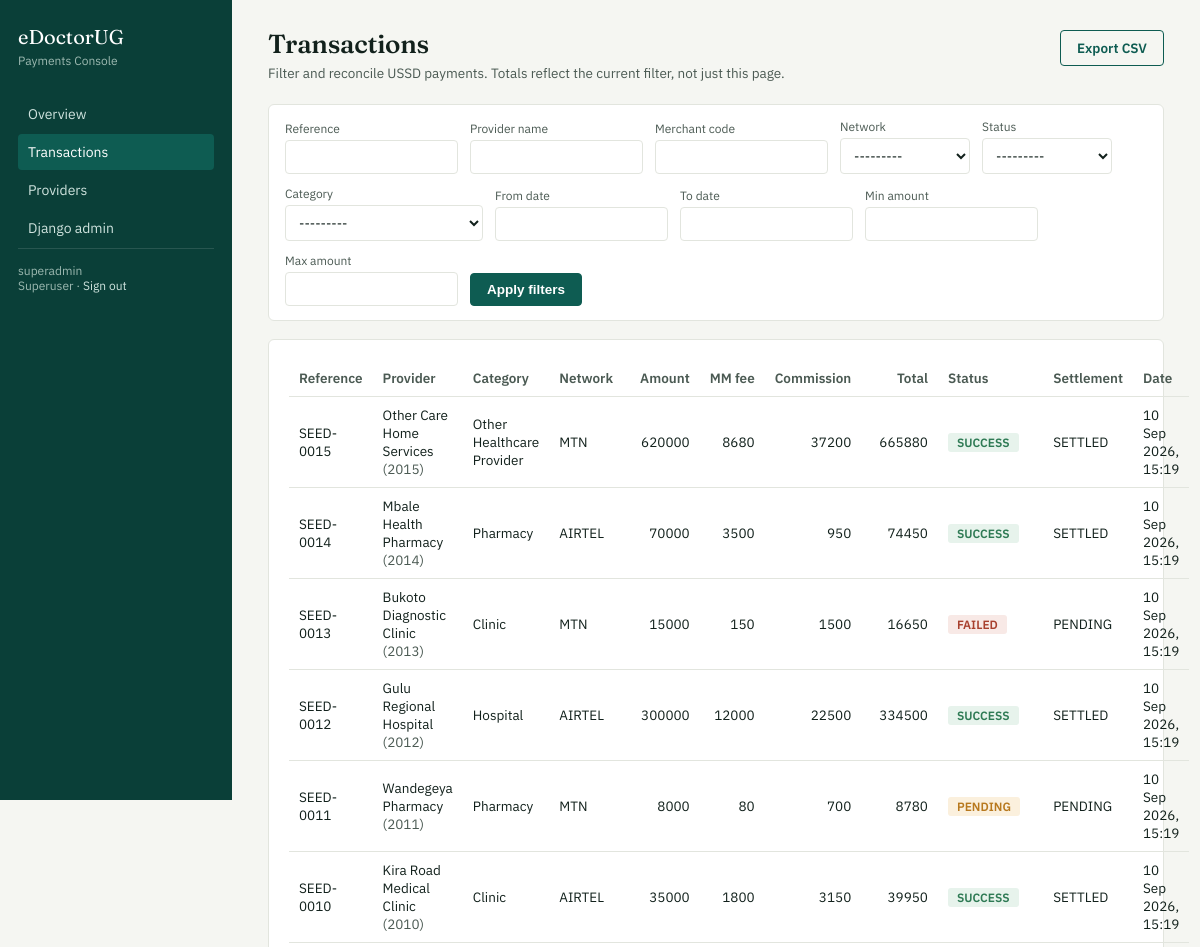
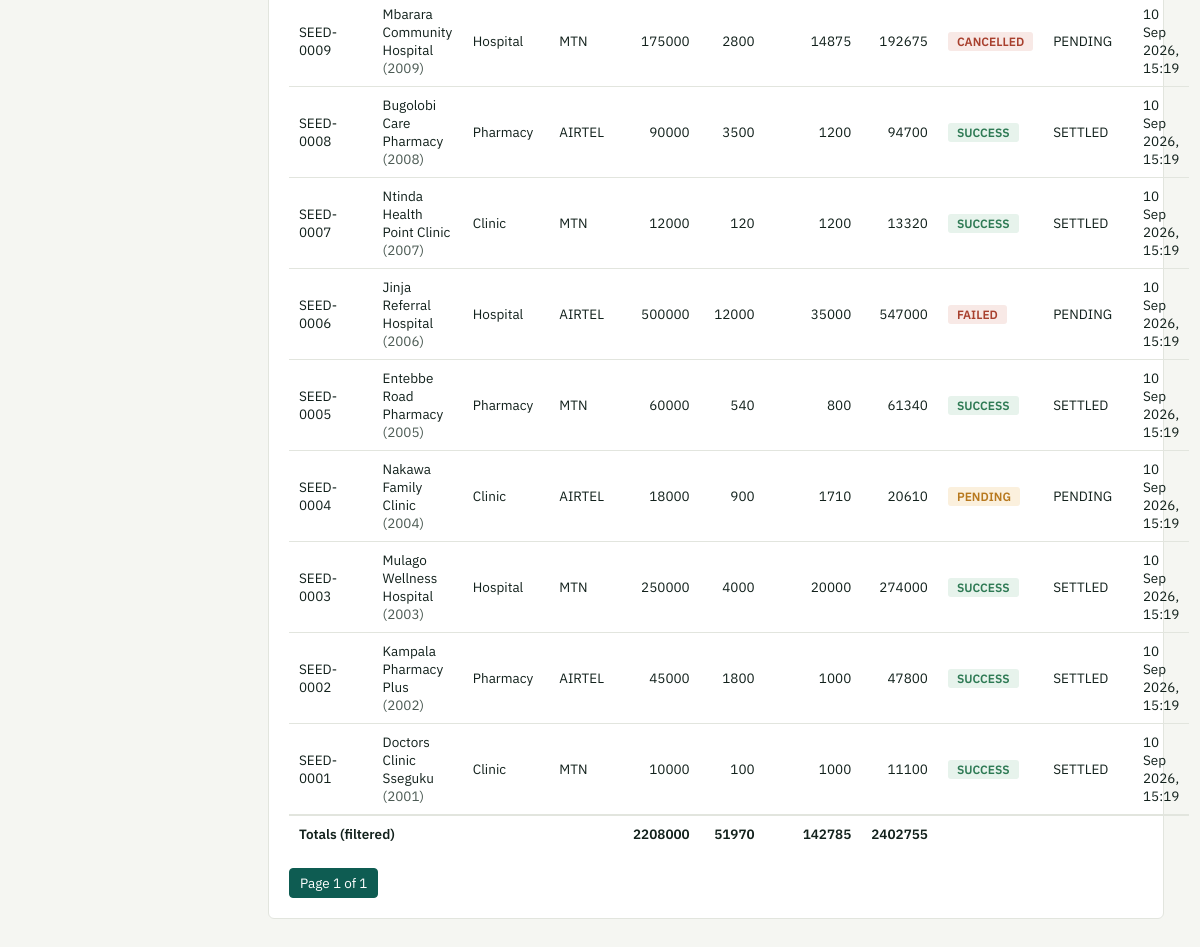
The page /api/ussd/transactions/ (signed in) on the database its author committed (2 pictures, top to bottom).
### dashboard/models.py (models this page shows, shortened)
class Transaction(models.Model):
    reference_id = models.UUIDField(
        default=uuid.uuid4,
        editable=False,
        unique=True
    )
    payment_external_reference = models.CharField(
        max_length=64,
        unique=True
    )
    provider = models.ForeignKey(
        Provider,
        on_delete=models.PROTECT,
        related_name="transactions"
    )
    msisdn = models.CharField(max_length=15)
    network = models.CharField(
        max_length=10,
        choices=Network.choices
    )
    amount = models.DecimalField(
        max_digits=12,
        decimal_places=2,
        validators=[
            MinValueValidator(Decimal("1"))
        ],
        help_text=(
            "Medicine/item amount entered by customer, "
            "before fees."
        )
    )
    mm_fee = models.DecimalField(
        max_digits=10,
        decimal_places=2,
        default=Decimal("0.00")
    )
    edoctor_commission = models.DecimalField(
        max_digits=10,
        decimal_places=2,
        default=Decimal("0.00")
    )
    total_payable = models.DecimalField(
        max_digits=12,
        decimal_places=2
    )
    currency = models.CharField(
        max_length=3,
        default="UGX"
    )
    status = models.CharField(
        max_length=10,
        choices=TransactionStatus.choices,
        default=TransactionStatus.PENDING
    )
    payment_confirmation_reference = models.CharField(
        max_length=64,
        blank=True,
        null=True
    )
    settlement_status = models.CharField(
        max_length=15,
        choices=SettlementStatus.choices,
        default=SettlementStatus.PENDING
    )
    raw_callout_request = JSONTextField(
        blank=True,
        null=True,
        help_text="Raw mobile-money callout request stored as JSON text."
    )
    raw_ipn_payload = JSONTextField(
        blank=True,
        null=True,
        help_text="Raw IPN payload stored as JSON text."
    )
    created_at = models.DateTimeField(
        auto_now_add=True
    )
    updated_at = models.DateTimeField(
        auto_now=True
    )
    class Meta:
        ordering = ["-created_at"]
        indexes = [
            models.Index(fields=["status"]),
            models.Index(fields=["network"]),
            models.Index(fields=["created_at"]),
        ]

class Provider(models.Model):
    merchant_code = models.CharField(
        max_length=20,
        unique=True,
        db_index=True
    )
    name = models.CharField(max_length=255)
    category = models.CharField(
        max_length=20,
        choices=ProviderCategory.choices
    )
    mobile_number = models.CharField(
        max_length=15,
        help_text="Registered mobile-money number, e.g. 256772123456"
    )
    network = models.CharField(
        max_length=10,
        choices=Network.choices
    )
    merchant_type = models.CharField(
        max_length=15,
        choices=MerchantType.choices,
        default=MerchantType.INDIVIDUAL,
        help_text="Only relevant for MTN fee-band lookup."
    )
    commission_type = models.CharField(
        max_length=10,
        choices=CommissionType.choices,
        default=CommissionType.PERCENT
    )
    commission_value = models.DecimalField(
        max_digits=10,
        decimal_places=2,
        default=Decimal("0.00"),
        help_text=(
            "eDoctorUG's own commission: either UGX flat amount "
            "or percent, per commission_type."
        )
    )
    is_active = models.BooleanField(default=True)
    managed_by = models.ForeignKey(
        settings.AUTH_USER_MODEL,
        null=True,
        blank=True,
        on_delete=models.SET_NULL,
        related_name="providers",
        help_text=(
            "Admin user who manages this provider in the dashboard "
            "(for scoping non-superuser access)."
        )
    )
    created_at = models.DateTimeField(auto_now_add=True)
    updated_at = models.DateTimeField(auto_now=True)
    class Meta:
        ordering = ["name"]

### dashboard/views.py (the view)
class TransactionListView(StaffRequiredMixin, RoleScopedQuerysetMixin, ListView):
    template_name = "dashboard/transaction_list.html"
    context_object_name = "transactions"
    paginate_by = 25
    def get_queryset(self):
        qs = self.scoped_transactions().order_by("-created_at")
        self.filterset = TransactionFilter(self.request.GET, queryset=qs)
        return self.filterset.qs
    def get_context_data(self, **kwargs):
        ctx = super().get_context_data(**kwargs)
        ctx["filter"] = self.filterset
        totals = self.filterset.qs.aggregate(
            total_amount=Sum("amount"), total_fees=Sum("mm_fee"), total_commission=Sum("edoctor_commission"),
            total_payable=Sum("total_payable"),
        )
        ctx["totals"] = totals
        return ctx

### dashboard/models.py (called while the page is built)
    def from_db_value(self, value, expression, connection):
        if value is None or value == "":
            return None
        if isinstance(value, (dict, list)):
            return value
        try:
            return json.loads(value)
        except (TypeError, ValueError, json.JSONDecodeError):
            return value

### dashboard/views.py (called while the page is built)
    def test_func(self):
        user = self.request.user
        return user.is_superuser or user.groups.filter(name="Admin").exists()

    def scoped_transactions(self):
        user = self.request.user
        if user.is_superuser:
            return Transaction.objects.select_related("provider")
        return Transaction.objects.select_related("provider").filter(provider__managed_by=user)

### dashboard/templates/dashboard/transaction_list.html (shortened to what this page needs)
{% extends "dashboard/base.html" %}
{% block content %}
<div class="page-head">
  <div>
    <h1>Transactions</h1>
    <p>Filter and reconcile USSD payments. Totals reflect the current filter, not just this page.</p>
  </div>
  <a href="{% url 'dashboard:transactions-export' %}?{{ request.GET.urlencode }}" class="btn secondary">Export CSV</a>
</div>
<form class="filter-bar" method="get">
  <div class="field">
    <label for="id_reference">Reference</label>
    {{ filter.form.reference }}
  </div>
  <div class="field">
    <label for="id_provider">Provider name</label>
    {{ filter.form.provider }}
  </div>
  <div class="field">
    <label for="id_merchant_code">Merchant code</label>
    {{ filter.form.merchant_code }}
  </div>
  <div class="field">
    <label for="id_network">Network</label>
    {{ filter.form.network }}
  </div>
  <div class="field">
    <label for="id_status">Status</label>
    {{ filter.form.status }}
  </div>
  <div class="field">
    <label for="id_category">Category</label>
    {{ filter.form.category }}
  </div>
  <div class="field">
    <label for="id_date_from">From date</label>
    {{ filter.form.date_from }}
  </div>
  <div class="field">
    <label for="id_date_to">To date</label>
    {{ filter.form.date_to }}
  </div>
  <div class="field">
    <label for="id_min_amount">Min amount</label>
    {{ filter.form.min_amount }}
  </div>
  <div class="field">
    <label for="id_max_amount">Max amount</label>
    {{ filter.form.max_amount }}
  </div>
  <div class="field">
    <button class="btn" type="submit">Apply filters</button>
  </div>
</form>
<div class="panel">
  {% if transactions %}
  <table class="data">
    <thead>
      <tr>
        <th>Reference</th><th>Provider</th><th>Category</th><th>Network</th>
        <th class="num">Amount</th><th class="num">MM fee</th><th class="num">Commission</th>
        <th class="num">Total</th><th>Status</th><th>Settlement</th><th>Date</th>
      </tr>
    </thead>
    <tbody>
      {% for t in transactions %}
      <tr>
        <td>{{ t.payment_external_reference }}</td>
        <td>{{ t.provider.name }} <span style="color:var(--ink-soft);">({{ t.provider.merchant_code }})</span></td>
        <td>{{ t.provider.get_category_display }}</td>
        <td>{{ t.network }}</td>
        <td class="num">{{ t.amount|floatformat:0 }}</td>
        <td class="num">{{ t.mm_fee|floatformat:0 }}</td>
        <td class="num">{{ t.edoctor_commission|floatformat:0 }}</td>
        <td class="num">{{ t.total_payable|floatformat:0 }}</td>
        <td><span class="status-badge status-{{ t.status }}">{{ t.status }}</span></td>
        <td>{{ t.settlement_status }}</td>
        <td>{{ t.created_at|date:"d M Y, H:i" }}</td>
      </tr>
      {% endfor %}
    </tbody>
    <tfoot>
      <tr>
        <td colspan="4">Totals (filtered)</td>
        <td class="num">{{ totals.total_amount|default:0|floatformat:0 }}</td>
        <td class="num">{{ totals.total_fees|default:0|floatformat:0 }}</td>
        <td class="num">{{ totals.total_commission|default:0|floatformat:0 }}</td>
        <td class="num">{{ totals.total_payable|default:0|floatformat:0 }}</td>
        <td colspan="3"></td>
      </tr>
    </tfoot>
  </table>
  <div class="pagination">
    <span class="current">Page {{ page_obj.number }} of {{ page_obj.paginator.num_pages }}</span>
  </div>
  {% else %}
    <div class="empty-state">No transactions match these filters.</div>
  {% endif %}
</div>
{% endblock %}

### dashboard/templates/dashboard/base.html (shortened to what this page needs)
{% load static %}
<!DOCTYPE html>
<html lang="en">
<head>
  <link rel="stylesheet" href="{% static 'dashboard/css/style.css' %}">
</head>
<body>
  <div class="shell">
    <aside class="sidebar">
      <div class="brand">eDoctorUG</div>
      <div class="brand-sub">Payments Console</div>
      <nav>
        <a href="{% url 'dashboard:home' %}" class="{% if request.resolver_match.url_name == 'home' %}active{% endif %}">Overview</a>
        <a href="{% url 'dashboard:transactions' %}" class="{% if request.resolver_match.url_name == 'transactions' %}active{% endif %}">Transactions</a>
        <a href="{% url 'dashboard:providers' %}" class="{% if 'provider' in request.resolver_match.url_name %}active{% endif %}">Providers</a>
        {% if request.user.is_superuser %}
        <a href="/admin/">Django admin</a>
        {% endif %}
      </nav>
      <div class="role-pill">
        {{ request.user.get_username }}<br>
        {% if request.user.is_superuser %}Superuser{% else %}Admin{% endif %}
        &middot; <a href="{% url 'dashboard:logout' %}" style="color:#cfe3de;">Sign out</a>
      </div>
    </aside>
    <main class="main">
      {% block content %}{% endblock %}
    </main>
  </div>
</body>
</html>

### dashboard/static/dashboard/css/style.css (style rules this page uses)
:root { --bg: #f5f6f2; --surface: #ffffff; --ink: #12211c; --ink-soft: #4b5a53; --primary: #0e5c52; --primary-dark: #0a3f38; --amber: #b8791e; --amber-bg: #fbf0dd; --success: #2e7a54; --success-bg: #e7f3ec; --danger: #a8402e; --danger-bg: #f8e9e6; --border: #e2e5de; --sidebar-width: 232px; }
* { box-sizing: border-box; }
body { background: var(--bg); color: var(--ink); font-family: "IBM Plex Sans", -apple-system, BlinkMacSystemFont, sans-serif; font-size: 14.5px; margin: 0; }
h1, h2, h3, .display-font { font-family: "Fraunces", Georgia, serif; font-weight: 560; letter-spacing: -0.01em; color: var(--ink); }
a { color: var(--primary); text-decoration: none; }
.num, table td.num, .kpi-value { font-variant-numeric: tabular-nums; }
.shell { display: flex; min-height: 100vh; }
.sidebar { width: var(--sidebar-width); flex-shrink: 0; background: var(--primary-dark); color: #dce9e5; padding: 24px 18px; position: sticky; top: 0; height: 100vh; overflow-y: auto; }
.sidebar .brand { font-family: "Fraunces", serif; font-size: 20px; color: #fff; margin-bottom: 4px; }
.sidebar .brand-sub { font-size: 12px; color: #9db9b1; margin-bottom: 28px; }
.sidebar nav a { display: block; color: #cfe3de; padding: 9px 10px; border-radius: 4px; margin-bottom: 2px; font-size: 14px; }
.sidebar nav a.active { background: var(--primary); color: #fff; }
.sidebar .role-pill { margin-top: auto; font-size: 12px; color: #9db9b1; border-top: 1px solid rgba(255,255,255,0.12); padding-top: 14px; }
.main { flex: 1; min-width: 0; padding: 28px 36px 60px; }
.page-head { display: flex; align-items: baseline; justify-content: space-between; margin-bottom: 22px; flex-wrap: wrap; gap: 10px; }
.page-head h1 { font-size: 26px; margin: 0; }
.page-head p { margin: 4px 0 0; color: var(--ink-soft); font-size: 13.5px; }
.panel { background: var(--surface); border: 1px solid var(--border); border-radius: 6px; padding: 20px; margin-bottom: 24px; }
table.data { width: 100%; border-collapse: collapse; font-size: 13.5px; }
table.data th { text-align: left; font-weight: 600; color: var(--ink-soft); border-bottom: 1px solid var(--border); padding: 9px 10px; white-space: nowrap; }
table.data td { padding: 9px 10px; border-bottom: 1px solid var(--border); vertical-align: middle; }
table.data td.num, table.data th.num { text-align: right; }
table.data tfoot td { font-weight: 600; border-top: 2px solid var(--border); border-bottom: none; }
.status-badge { display: inline-block; padding: 2px 9px; border-radius: 3px; font-size: 12px; font-weight: 600; }
.status-SUCCESS { background: var(--success-bg); color: var(--success); }
.status-PENDING { background: var(--amber-bg); color: var(--amber); }
.status-FAILED, .status-CANCELLED { background: var(--danger-bg); color: var(--danger); }
.filter-bar { background: var(--surface); border: 1px solid var(--border); border-radius: 6px; padding: 14px 16px; margin-bottom: 18px; display: flex; flex-wrap: wrap; gap: 12px; align-items: end; }
.field { display: flex; flex-direction: column; gap: 4px; }
.field label { font-size: 12px; color: var(--ink-soft); }
.field input, .field select { border: 1px solid var(--border); border-radius: 4px; padding: 7px 9px; font-size: 13.5px; font-family: inherit; min-width: 130px; background: #fff; color: var(--ink); }
.btn { display: inline-block; padding: 8px 16px; border-radius: 4px; border: 1px solid var(--primary); background: var(--primary); color: #fff; font-size: 13.5px; font-weight: 600; cursor: pointer; text-decoration: none; }
.btn.secondary { background: transparent; color: var(--primary); }
.pagination { display: flex; gap: 8px; margin-top: 16px; font-size: 13.5px; }
.pagination a, .pagination span { padding: 5px 10px; border: 1px solid var(--border); border-radius: 4px; }
.pagination .current { background: var(--primary); color: #fff; border-color: var(--primary); }

### rows shown on the page
Transaction: payment_external_reference "SEED-0015", provider.name "Other Care Home Services", provider.merchant_code "2015", provider.category "Other Healthcare Provider", network "MTN", amount "620000", mm_fee "8680", edoctor_commission "37200", total_payable "665880", status "SUCCESS", settlement_status "SETTLED", created_at "10 Sep 2026, 15:19"
Transaction: payment_external_reference "SEED-0014", provider.name "Mbale Health Pharmacy", provider.merchant_code "2014", provider.category "Pharmacy", network "AIRTEL", amount "70000", mm_fee "3500", edoctor_commission "950", total_payable "74450", status "SUCCESS", settlement_status "SETTLED", created_at "10 Sep 2026, 15:19"
Transaction: payment_external_reference "SEED-0013", provider.name "Bukoto Diagnostic Clinic", provider.merchant_code "2013", provider.category "Clinic", network "MTN", amount "15000", mm_fee "150", edoctor_commission "1500", total_payable "16650", status "FAILED", settlement_status "PENDING", created_at "10 Sep 2026, 15:19"
Transaction: payment_external_reference "SEED-0012", provider.name "Gulu Regional Hospital", provider.merchant_code "2012", provider.category "Hospital", network "AIRTEL", amount "300000", mm_fee "12000", edoctor_commission "22500", total_payable "334500", status "SUCCESS", settlement_status "SETTLED", created_at "10 Sep 2026, 15:19"
Transaction: payment_external_reference "SEED-0011", provider.name "Wandegeya Pharmacy", provider.merchant_code "2011", provider.category "Pharmacy", network "MTN", amount "8000", mm_fee "80", edoctor_commission "700", total_payable "8780", status "PENDING", settlement_status "PENDING", created_at "10 Sep 2026, 15:19"
Transaction: payment_external_reference "SEED-0010", provider.name "Kira Road Medical Clinic", provider.merchant_code "2010", provider.category "Clinic", network "AIRTEL", amount "35000", mm_fee "1800", edoctor_commission "3150", total_payable "39950", status "SUCCESS", settlement_status "SETTLED", created_at "10 Sep 2026, 15:19"
Transaction: payment_external_reference "SEED-0009", provider.name "Mbarara Community Hospital", provider.merchant_code "2009", provider.category "Hospital", network "MTN", amount "175000", mm_fee "2800", edoctor_commission "14875", total_payable "192675", status "CANCELLED", settlement_status "PENDING", created_at "10 Sep 2026, 15:19"
Transaction: payment_external_reference "SEED-0008", provider.name "Bugolobi Care Pharmacy", provider.merchant_code "2008", provider.category "Pharmacy", network "AIRTEL", amount "90000", mm_fee "3500", edoctor_commission "1200", total_payable "94700", status "SUCCESS", settlement_status "SETTLED", created_at "10 Sep 2026, 15:19"
Transaction: payment_external_reference "SEED-0007", provider.name "Ntinda Health Point Clinic", provider.merchant_code "2007", provider.category "Clinic", network "MTN", amount "12000", mm_fee "120", edoctor_commission "1200", total_payable "13320", status "SUCCESS", settlement_status "SETTLED", created_at "10 Sep 2026, 15:19"
Transaction: payment_external_reference "SEED-0006", provider.name "Jinja Referral Hospital", provider.merchant_code "2006", provider.category "Hospital", network "AIRTEL", amount "500000", mm_fee "12000", edoctor_commission "35000", total_payable "547000", status "FAILED", settlement_status "PENDING", created_at "10 Sep 2026, 15:19"
Transaction: payment_external_reference "SEED-0005", provider.name "Entebbe Road Pharmacy", provider.merchant_code "2005", provider.category "Pharmacy", network "MTN", amount "60000", mm_fee "540", edoctor_commission "800", total_payable "61340", status "SUCCESS", settlement_status "SETTLED", created_at "10 Sep 2026, 15:19"
Transaction: payment_external_reference "SEED-0004", provider.name "Nakawa Family Clinic", provider.merchant_code "2004", provider.category "Clinic", network "AIRTEL", amount "18000", mm_fee "900", edoctor_commission "1710", total_payable "20610", status "PENDING", settlement_status "PENDING", created_at "10 Sep 2026, 15:19"
Transaction: payment_external_reference "SEED-0003", provider.name "Mulago Wellness Hospital", provider.merchant_code "2003", provider.category "Hospital", network "MTN", amount "250000", mm_fee "4000", edoctor_commission "20000", total_payable "274000", status "SUCCESS", settlement_status "SETTLED", created_at "10 Sep 2026, 15:19"
Transaction: payment_external_reference "SEED-0002", provider.name "Kampala Pharmacy Plus", provider.merchant_code "2002", provider.category "Pharmacy", network "AIRTEL", amount "45000", mm_fee "1800", edoctor_commission "1000", total_payable "47800", status "SUCCESS", settlement_status "SETTLED", created_at "10 Sep 2026, 15:19"
Transaction: payment_external_reference "SEED-0001", provider.name "Doctors Clinic Sseguku", provider.merchant_code "2001", provider.category "Clinic", network "MTN", amount "10000", mm_fee "100", edoctor_commission "1000", total_payable "11100", status "SUCCESS", settlement_status "SETTLED", created_at "10 Sep 2026, 15:19"

### other values the page prints
{{ request.user.get_username }} "superadmin"
{{ totals.total_amount|default:0|floatformat:0 }} "2208000"
{{ totals.total_fees|default:0|floatformat:0 }} "51970"
{{ totals.total_commission|default:0|floatformat:0 }} "142785"
{{ totals.total_payable|default:0|floatformat:0 }} "2402755"
{{ page_obj.number }} "1"
{{ page_obj.paginator.num_pages }} "1"
